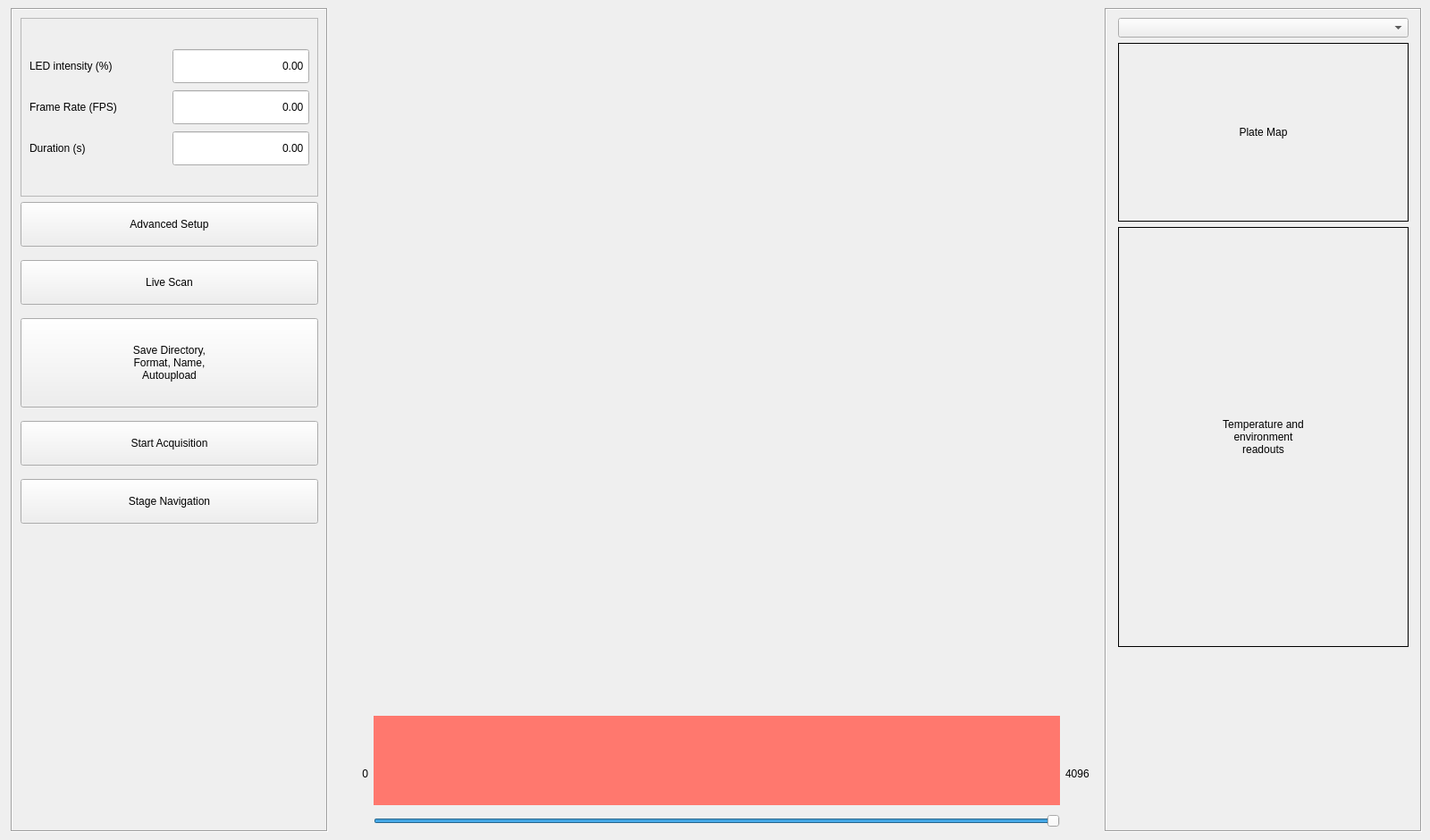
<?xml version="1.0" encoding="UTF-8"?>
<ui version="4.0">
 <class>MainWindow</class>
 <widget class="QMainWindow" name="MainWindow">
  <property name="geometry">
   <rect>
    <x>0</x>
    <y>0</y>
    <width>1600</width>
    <height>940</height>
   </rect>
  </property>
  <property name="sizePolicy">
   <sizepolicy hsizetype="Expanding" vsizetype="MinimumExpanding">
    <horstretch>0</horstretch>
    <verstretch>0</verstretch>
   </sizepolicy>
  </property>
  <property name="minimumSize">
   <size>
    <width>1600</width>
    <height>940</height>
   </size>
  </property>
  <property name="baseSize">
   <size>
    <width>1600</width>
    <height>940</height>
   </size>
  </property>
  <property name="windowTitle">
   <string>Curi Bio - Nautilus</string>
  </property>
  <property name="autoFillBackground">
   <bool>false</bool>
  </property>
  <widget class="QWidget" name="centralwidget">
   <layout class="QGridLayout" name="gridLayout_2">
    <property name="sizeConstraint">
     <enum>QLayout::SetMinimumSize</enum>
    </property>
    <property name="leftMargin">
     <number>12</number>
    </property>
    <item row="0" column="4" rowspan="3">
     <widget class="QFrame" name="rightframe">
      <property name="sizePolicy">
       <sizepolicy hsizetype="Fixed" vsizetype="MinimumExpanding">
        <horstretch>0</horstretch>
        <verstretch>0</verstretch>
       </sizepolicy>
      </property>
      <property name="minimumSize">
       <size>
        <width>355</width>
        <height>710</height>
       </size>
      </property>
      <property name="maximumSize">
       <size>
        <width>355</width>
        <height>16777215</height>
       </size>
      </property>
      <property name="baseSize">
       <size>
        <width>355</width>
        <height>710</height>
       </size>
      </property>
      <property name="autoFillBackground">
       <bool>false</bool>
      </property>
      <property name="frameShape">
       <enum>QFrame::Box</enum>
      </property>
      <property name="frameShadow">
       <enum>QFrame::Sunken</enum>
      </property>
      <layout class="QGridLayout" name="gridLayout_3">
       <item row="3" column="0">
        <spacer name="verticalSpacer_3">
         <property name="orientation">
          <enum>Qt::Vertical</enum>
         </property>
         <property name="sizeHint" stdset="0">
          <size>
           <width>20</width>
           <height>40</height>
          </size>
         </property>
        </spacer>
       </item>
       <item row="1" column="0" alignment="Qt::AlignTop">
        <widget class="QLabel" name="platemap">
         <property name="minimumSize">
          <size>
           <width>0</width>
           <height>200</height>
          </size>
         </property>
         <property name="maximumSize">
          <size>
           <width>325</width>
           <height>200</height>
          </size>
         </property>
         <property name="baseSize">
          <size>
           <width>325</width>
           <height>200</height>
          </size>
         </property>
         <property name="frameShape">
          <enum>QFrame::Box</enum>
         </property>
         <property name="text">
          <string>Plate Map</string>
         </property>
         <property name="alignment">
          <set>Qt::AlignCenter</set>
         </property>
        </widget>
       </item>
       <item row="2" column="0" alignment="Qt::AlignTop">
        <widget class="QLabel" name="readout">
         <property name="minimumSize">
          <size>
           <width>325</width>
           <height>470</height>
          </size>
         </property>
         <property name="maximumSize">
          <size>
           <width>325</width>
           <height>470</height>
          </size>
         </property>
         <property name="frameShape">
          <enum>QFrame::Box</enum>
         </property>
         <property name="text">
          <string>Temperature and
environment
readouts</string>
         </property>
         <property name="alignment">
          <set>Qt::AlignCenter</set>
         </property>
        </widget>
       </item>
       <item row="0" column="0">
        <widget class="QComboBox" name="plateFormatDropDown"/>
       </item>
      </layout>
     </widget>
    </item>
    <item row="2" column="3">
     <widget class="QLabel" name="levelMax">
      <property name="maximumSize">
       <size>
        <width>16777215</width>
        <height>25</height>
       </size>
      </property>
      <property name="text">
       <string>4096</string>
      </property>
      <property name="alignment">
       <set>Qt::AlignLeading|Qt::AlignLeft|Qt::AlignVCenter</set>
      </property>
     </widget>
    </item>
    <item row="2" column="1">
     <widget class="QLabel" name="levelMin">
      <property name="maximumSize">
       <size>
        <width>16777215</width>
        <height>25</height>
       </size>
      </property>
      <property name="text">
       <string>0</string>
      </property>
      <property name="alignment">
       <set>Qt::AlignRight|Qt::AlignTrailing|Qt::AlignVCenter</set>
      </property>
     </widget>
    </item>
    <item row="0" column="0" rowspan="3">
     <widget class="QFrame" name="settings_frame">
      <property name="sizePolicy">
       <sizepolicy hsizetype="Fixed" vsizetype="MinimumExpanding">
        <horstretch>0</horstretch>
        <verstretch>0</verstretch>
       </sizepolicy>
      </property>
      <property name="minimumSize">
       <size>
        <width>355</width>
        <height>710</height>
       </size>
      </property>
      <property name="maximumSize">
       <size>
        <width>355</width>
        <height>16777215</height>
       </size>
      </property>
      <property name="baseSize">
       <size>
        <width>355</width>
        <height>710</height>
       </size>
      </property>
      <property name="autoFillBackground">
       <bool>false</bool>
      </property>
      <property name="frameShape">
       <enum>QFrame::Box</enum>
      </property>
      <property name="frameShadow">
       <enum>QFrame::Sunken</enum>
      </property>
      <layout class="QGridLayout" name="gridLayout_7">
       <item row="0" column="0">
        <widget class="QFrame" name="frame_3">
         <property name="sizePolicy">
          <sizepolicy hsizetype="Preferred" vsizetype="Preferred">
           <horstretch>0</horstretch>
           <verstretch>0</verstretch>
          </sizepolicy>
         </property>
         <property name="minimumSize">
          <size>
           <width>200</width>
           <height>200</height>
          </size>
         </property>
         <property name="maximumSize">
          <size>
           <width>16777215</width>
           <height>200</height>
          </size>
         </property>
         <property name="frameShape">
          <enum>QFrame::StyledPanel</enum>
         </property>
         <property name="frameShadow">
          <enum>QFrame::Raised</enum>
         </property>
         <layout class="QGridLayout" name="gridLayout_5">
          <item row="0" column="0">
           <layout class="QGridLayout" name="gridLayout">
            <item row="0" column="0">
             <widget class="QLabel" name="ledIntensityLabel">
              <property name="minimumSize">
               <size>
                <width>0</width>
                <height>40</height>
               </size>
              </property>
              <property name="text">
               <string>LED intensity (%)</string>
              </property>
             </widget>
            </item>
            <item row="1" column="0">
             <widget class="QLabel" name="frameRateFPSLabel">
              <property name="minimumSize">
               <size>
                <width>0</width>
                <height>40</height>
               </size>
              </property>
              <property name="text">
               <string>Frame Rate (FPS)</string>
              </property>
             </widget>
            </item>
            <item row="2" column="0">
             <widget class="QLabel" name="durationSLabel">
              <property name="minimumSize">
               <size>
                <width>0</width>
                <height>40</height>
               </size>
              </property>
              <property name="text">
               <string>Duration (s)</string>
              </property>
              <property name="alignment">
               <set>Qt::AlignLeading|Qt::AlignLeft|Qt::AlignVCenter</set>
              </property>
             </widget>
            </item>
            <item row="2" column="1">
             <widget class="QDoubleSpinBox" name="durationEdit">
              <property name="minimumSize">
               <size>
                <width>0</width>
                <height>40</height>
               </size>
              </property>
              <property name="alignment">
               <set>Qt::AlignRight|Qt::AlignTrailing|Qt::AlignVCenter</set>
              </property>
              <property name="buttonSymbols">
               <enum>QAbstractSpinBox::NoButtons</enum>
              </property>
              <property name="maximum">
               <double>10000.000000000000000</double>
              </property>
              <property name="singleStep">
               <double>0.100000000000000</double>
              </property>
              <property name="stepType">
               <enum>QAbstractSpinBox::DefaultStepType</enum>
              </property>
             </widget>
            </item>
            <item row="1" column="1">
             <widget class="QDoubleSpinBox" name="frameRateEdit">
              <property name="minimumSize">
               <size>
                <width>0</width>
                <height>40</height>
               </size>
              </property>
              <property name="autoFillBackground">
               <bool>false</bool>
              </property>
              <property name="alignment">
               <set>Qt::AlignRight|Qt::AlignTrailing|Qt::AlignVCenter</set>
              </property>
              <property name="buttonSymbols">
               <enum>QAbstractSpinBox::NoButtons</enum>
              </property>
              <property name="maximum">
               <double>500.000000000000000</double>
              </property>
             </widget>
            </item>
            <item row="0" column="1">
             <widget class="QDoubleSpinBox" name="ledIntensityEdit">
              <property name="minimumSize">
               <size>
                <width>0</width>
                <height>40</height>
               </size>
              </property>
              <property name="alignment">
               <set>Qt::AlignRight|Qt::AlignTrailing|Qt::AlignVCenter</set>
              </property>
              <property name="buttonSymbols">
               <enum>QAbstractSpinBox::NoButtons</enum>
              </property>
              <property name="maximum">
               <double>100.000000000000000</double>
              </property>
              <property name="singleStep">
               <double>0.100000000000000</double>
              </property>
             </widget>
            </item>
           </layout>
          </item>
         </layout>
        </widget>
       </item>
       <item row="1" column="0">
        <layout class="QGridLayout" name="gridLayout_6">
         <property name="topMargin">
          <number>0</number>
         </property>
         <property name="verticalSpacing">
          <number>15</number>
         </property>
         <item row="1" column="0">
          <widget class="QPushButton" name="liveScanBtn">
           <property name="minimumSize">
            <size>
             <width>0</width>
             <height>50</height>
            </size>
           </property>
           <property name="text">
            <string>Live Scan</string>
           </property>
          </widget>
         </item>
         <item row="4" column="0">
          <widget class="QPushButton" name="stageNavigationBtn">
           <property name="minimumSize">
            <size>
             <width>0</width>
             <height>50</height>
            </size>
           </property>
           <property name="text">
            <string>Stage Navigation</string>
           </property>
          </widget>
         </item>
         <item row="2" column="0">
          <widget class="QPushButton" name="settingsBtn">
           <property name="minimumSize">
            <size>
             <width>0</width>
             <height>100</height>
            </size>
           </property>
           <property name="text">
            <string>Save Directory,
Format, Name,
Autoupload</string>
           </property>
          </widget>
         </item>
         <item row="0" column="0">
          <widget class="QPushButton" name="advancedSetupBtn">
           <property name="minimumSize">
            <size>
             <width>0</width>
             <height>50</height>
            </size>
           </property>
           <property name="text">
            <string>Advanced Setup</string>
           </property>
           <property name="flat">
            <bool>false</bool>
           </property>
          </widget>
         </item>
         <item row="3" column="0">
          <widget class="QPushButton" name="startAcquisitionBtn">
           <property name="minimumSize">
            <size>
             <width>0</width>
             <height>50</height>
            </size>
           </property>
           <property name="text">
            <string>Start Acquisition</string>
           </property>
          </widget>
         </item>
         <item row="5" column="0">
          <spacer name="verticalSpacer">
           <property name="orientation">
            <enum>Qt::Vertical</enum>
           </property>
           <property name="sizeHint" stdset="0">
            <size>
             <width>20</width>
             <height>40</height>
            </size>
           </property>
          </spacer>
         </item>
        </layout>
       </item>
      </layout>
     </widget>
    </item>
    <item row="2" column="2">
     <layout class="QVBoxLayout" name="histLayout">
      <property name="spacing">
       <number>5</number>
      </property>
      <property name="sizeConstraint">
       <enum>QLayout::SetFixedSize</enum>
      </property>
      <item>
       <widget class="HistView" name="histView" native="true">
        <property name="sizePolicy">
         <sizepolicy hsizetype="Preferred" vsizetype="Fixed">
          <horstretch>0</horstretch>
          <verstretch>0</verstretch>
         </sizepolicy>
        </property>
        <property name="minimumSize">
         <size>
          <width>768</width>
          <height>100</height>
         </size>
        </property>
        <property name="maximumSize">
         <size>
          <width>768</width>
          <height>100</height>
         </size>
        </property>
        <property name="baseSize">
         <size>
          <width>768</width>
          <height>100</height>
         </size>
        </property>
        <property name="styleSheet">
         <string notr="true">background-color: rgb(255, 120, 110);</string>
        </property>
       </widget>
      </item>
      <item>
       <widget class="QSlider" name="levelsSlider">
        <property name="sizePolicy">
         <sizepolicy hsizetype="Fixed" vsizetype="Fixed">
          <horstretch>0</horstretch>
          <verstretch>0</verstretch>
         </sizepolicy>
        </property>
        <property name="minimumSize">
         <size>
          <width>768</width>
          <height>25</height>
         </size>
        </property>
        <property name="maximumSize">
         <size>
          <width>768</width>
          <height>25</height>
         </size>
        </property>
        <property name="maximum">
         <number>4096</number>
        </property>
        <property name="singleStep">
         <number>1</number>
        </property>
        <property name="pageStep">
         <number>1</number>
        </property>
        <property name="value">
         <number>4096</number>
        </property>
        <property name="orientation">
         <enum>Qt::Horizontal</enum>
        </property>
        <property name="tickPosition">
         <enum>QSlider::NoTicks</enum>
        </property>
       </widget>
      </item>
     </layout>
    </item>
    <item row="0" column="1" rowspan="2" colspan="3">
     <layout class="QGridLayout" name="liveViewLayout">
      <property name="sizeConstraint">
       <enum>QLayout::SetMinimumSize</enum>
      </property>
     </layout>
    </item>
   </layout>
  </widget>
 </widget>
 <customwidgets>
  <customwidget>
   <class>HistView</class>
   <extends>QWidget</extends>
   <header>histview.h</header>
   <container>1</container>
  </customwidget>
 </customwidgets>
 <tabstops>
  <tabstop>ledIntensityEdit</tabstop>
  <tabstop>frameRateEdit</tabstop>
  <tabstop>durationEdit</tabstop>
  <tabstop>advancedSetupBtn</tabstop>
  <tabstop>liveScanBtn</tabstop>
  <tabstop>settingsBtn</tabstop>
  <tabstop>startAcquisitionBtn</tabstop>
  <tabstop>stageNavigationBtn</tabstop>
  <tabstop>plateFormatDropDown</tabstop>
 </tabstops>
 <resources/>
 <connections/>
</ui>
